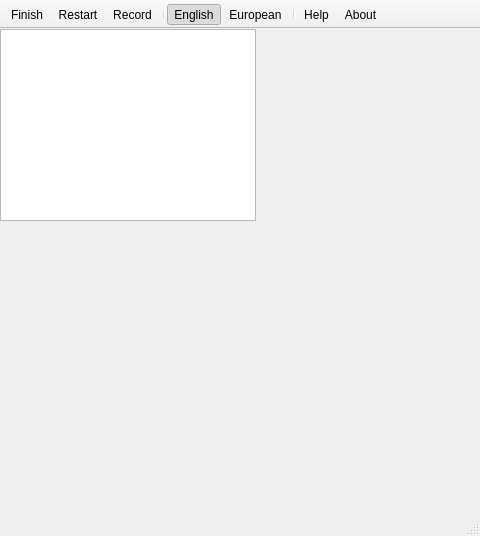
<?xml version="1.0" encoding="UTF-8"?>
<ui version="4.0">
 <class>SolitaireClass</class>
 <widget class="QMainWindow" name="SolitaireClass">
  <property name="geometry">
   <rect>
    <x>0</x>
    <y>0</y>
    <width>480</width>
    <height>536</height>
   </rect>
  </property>
  <property name="minimumSize">
   <size>
    <width>80</width>
    <height>140</height>
   </size>
  </property>
  <property name="windowTitle">
   <string>Solitaire</string>
  </property>
  <widget class="QWidget" name="centralWidget">
   <widget class="QSolitaireView" name="graphicsView">
    <property name="geometry">
     <rect>
      <x>0</x>
      <y>0</y>
      <width>256</width>
      <height>192</height>
     </rect>
    </property>
   </widget>
  </widget>
  <widget class="QToolBar" name="mainToolBar">
   <property name="movable">
    <bool>false</bool>
   </property>
   <property name="floatable">
    <bool>false</bool>
   </property>
   <attribute name="toolBarArea">
    <enum>TopToolBarArea</enum>
   </attribute>
   <attribute name="toolBarBreak">
    <bool>false</bool>
   </attribute>
   <addaction name="action_finish"/>
   <addaction name="action_restart"/>
   <addaction name="action_record"/>
   <addaction name="separator"/>
   <addaction name="action_english"/>
   <addaction name="action_european"/>
   <addaction name="separator"/>
   <addaction name="action_help"/>
   <addaction name="action_about"/>
  </widget>
  <widget class="QStatusBar" name="statusBar"/>
  <action name="action_finish">
   <property name="icon">
    <iconset resource="solitaire.qrc">
     <normaloff>:/icon/gif/finish.gif</normaloff>:/icon/gif/finish.gif</iconset>
   </property>
   <property name="text">
    <string>Finish</string>
   </property>
  </action>
  <action name="action_restart">
   <property name="icon">
    <iconset resource="solitaire.qrc">
     <normaloff>:/icon/gif/restart.gif</normaloff>:/icon/gif/restart.gif</iconset>
   </property>
   <property name="text">
    <string>Restart</string>
   </property>
  </action>
  <action name="action_record">
   <property name="checkable">
    <bool>true</bool>
   </property>
   <property name="icon">
    <iconset resource="solitaire.qrc">
     <normaloff>:/icon/gif/record.gif</normaloff>:/icon/gif/record.gif</iconset>
   </property>
   <property name="text">
    <string>Record</string>
   </property>
  </action>
  <action name="action_english">
   <property name="checkable">
    <bool>true</bool>
   </property>
   <property name="checked">
    <bool>true</bool>
   </property>
   <property name="icon">
    <iconset resource="solitaire.qrc">
     <normaloff>:/icon/gif/english.gif</normaloff>:/icon/gif/english.gif</iconset>
   </property>
   <property name="text">
    <string>English</string>
   </property>
  </action>
  <action name="action_european">
   <property name="checkable">
    <bool>true</bool>
   </property>
   <property name="icon">
    <iconset resource="solitaire.qrc">
     <normaloff>:/icon/gif/european.gif</normaloff>:/icon/gif/european.gif</iconset>
   </property>
   <property name="text">
    <string>European</string>
   </property>
  </action>
  <action name="action_help">
   <property name="icon">
    <iconset resource="solitaire.qrc">
     <normaloff>:/icon/gif/help.gif</normaloff>:/icon/gif/help.gif</iconset>
   </property>
   <property name="text">
    <string>Help</string>
   </property>
  </action>
  <action name="action_about">
   <property name="icon">
    <iconset resource="solitaire.qrc">
     <normaloff>:/icon/gif/about.gif</normaloff>:/icon/gif/about.gif</iconset>
   </property>
   <property name="text">
    <string>About</string>
   </property>
  </action>
 </widget>
 <layoutdefault spacing="6" margin="11"/>
 <customwidgets>
  <customwidget>
   <class>QSolitaireView</class>
   <extends>QGraphicsView</extends>
   <header>qsolitaireview.h</header>
  </customwidget>
 </customwidgets>
 <resources>
  <include location="solitaire.qrc"/>
 </resources>
 <connections/>
</ui>
